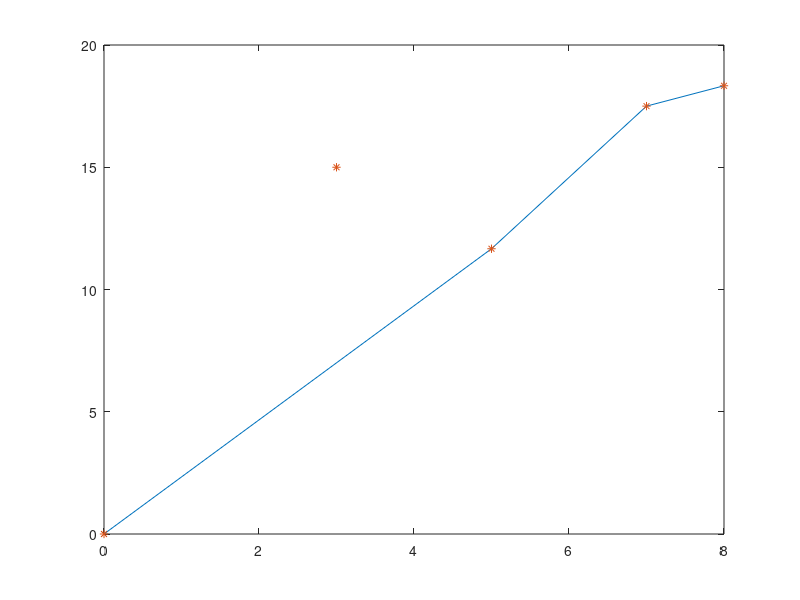

Reproduce this figure in MATLAB.
B = [
0 0;
3 15;
5 11.667;
7 17.5;
8 18.333;

];

A = [
0 0;
5 11.667;
7 17.5;
8 18.333;
];


plot(A(:,1),A(:,2),"-");
hold on;
plot(B(:,1),B(:,2),"*");
hold off;

